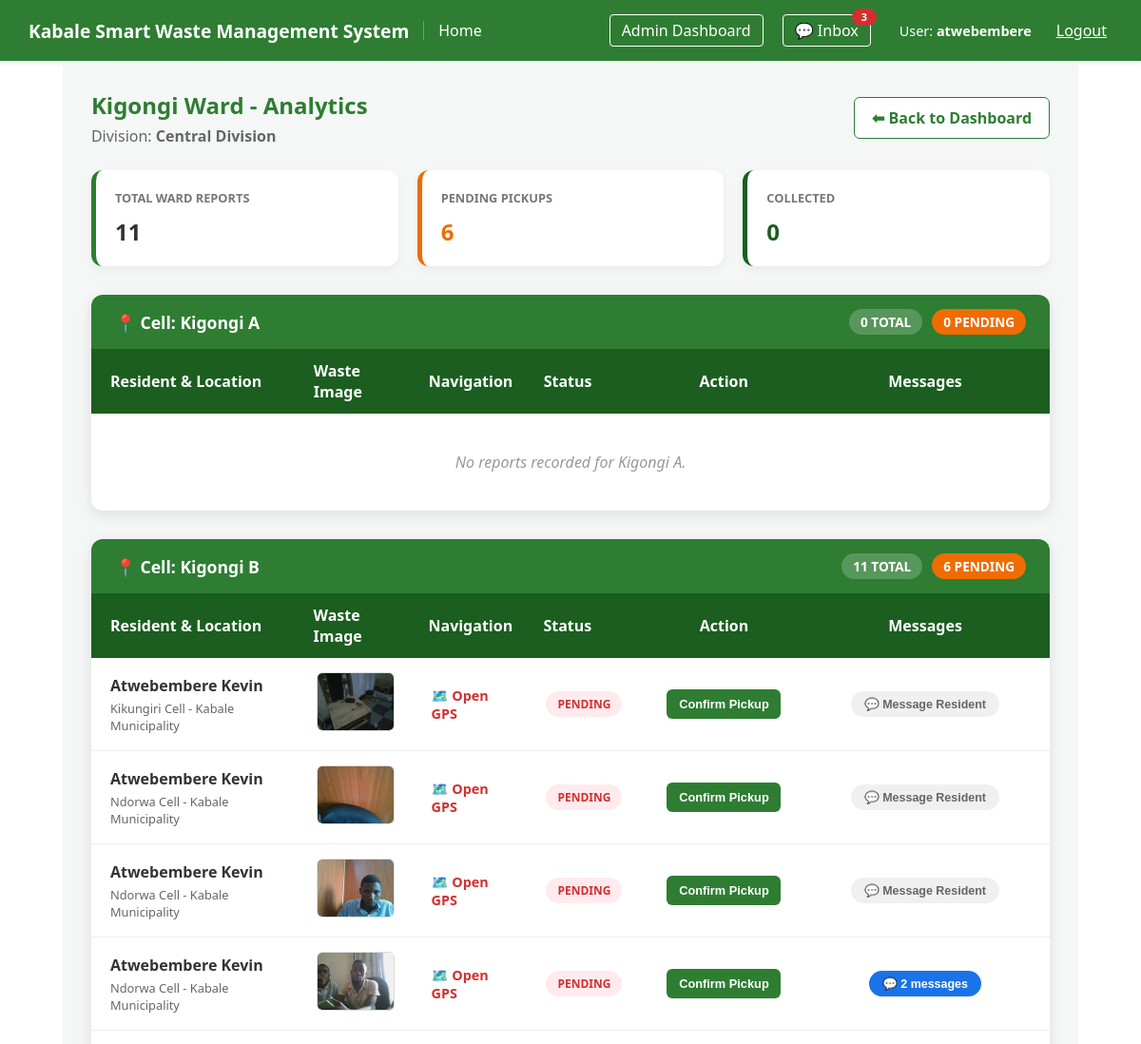
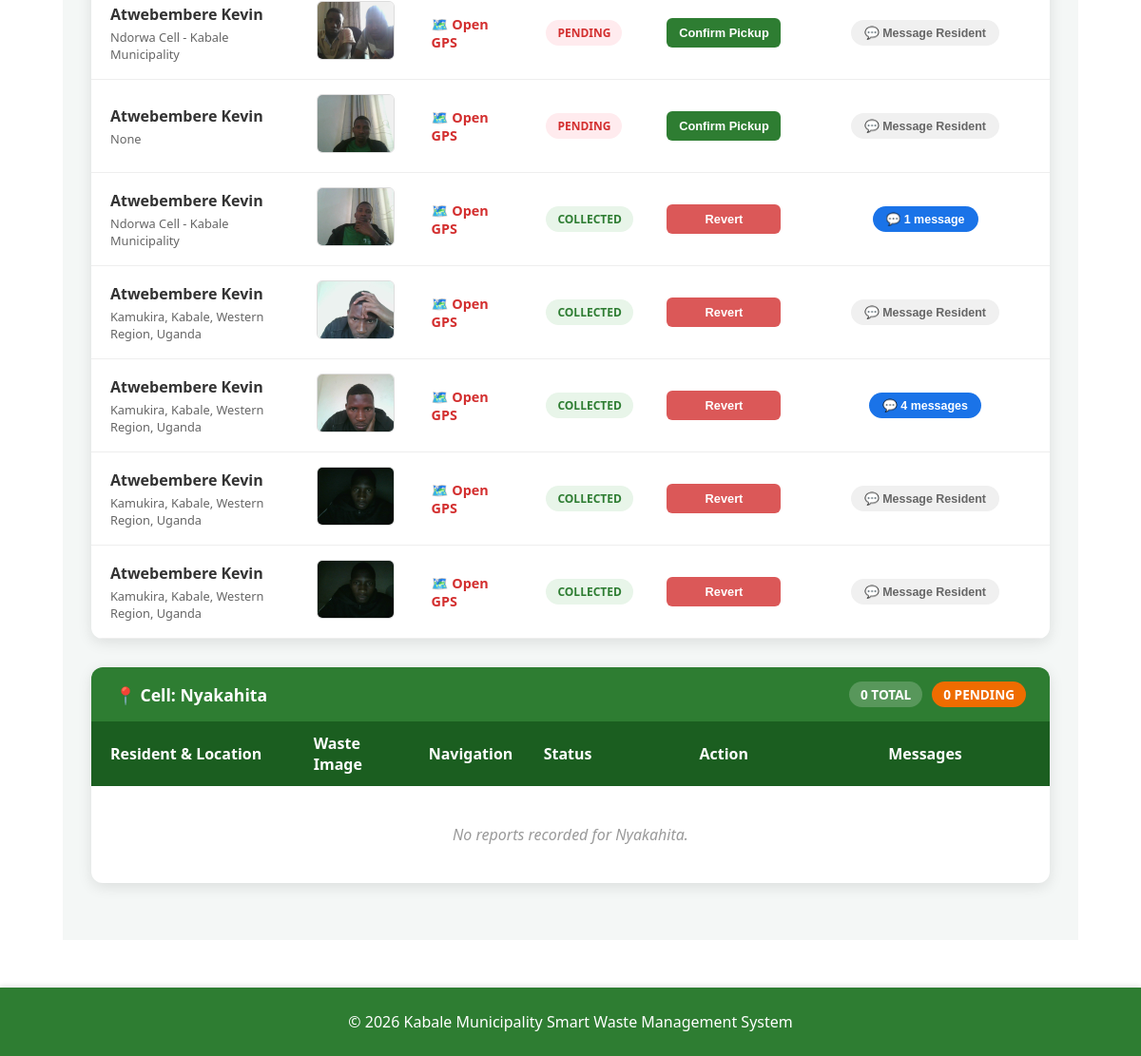
Page /users/ward-detail/Central Division/Kigongi/ (signed in) on the committed database (2 pictures, top to bottom).
### users/models.py (models this page shows, shortened)
class User(AbstractUser):
    full_name = models.CharField(max_length=255, null=True, blank=True)
    DIVISION_CHOICES = [
        ('Central Division', 'Central Division'),
        ('Northern Division', 'Northern Division'),
        ('Southern Division', 'Southern Division'),
    ]
    division = models.CharField(
        max_length=50,
        choices=DIVISION_CHOICES,
        null=True,
        blank=True
    )
    ward = models.CharField(max_length=100, null=True, blank=True)
    cell = models.CharField(max_length=100, null=True, blank=True)

class WasteReport(models.Model):
    STATUS_CHOICES = [
        ('pending', 'Pending'),
        ('collected', 'Collected'),
    ]
    user = models.ForeignKey(User, on_delete=models.CASCADE, related_name='reports')
    image = models.ImageField(upload_to='waste_images/')
    latitude = models.DecimalField(max_digits=22, decimal_places=16)
    longitude = models.DecimalField(max_digits=22, decimal_places=16)
    location_address = models.CharField(max_length=500, null=True, blank=True)
    status = models.CharField(max_length=20, choices=STATUS_CHOICES, default='pending')
    created_at = models.DateTimeField(auto_now_add=True)
    updated_at = models.DateTimeField(auto_now=True)
    class Meta:
        ordering = ['-created_at']

### users/views.py (the view)
# urls.py: path('ward-detail/<str:div_name>/<str:ward_name>/', views.WardDetailView.as_view(), name='ward_detail'),
class WardDetailView(UserPassesTestMixin, TemplateView):
    template_name = 'users/ward_detail.html'
    def test_func(self):
        return self.request.user.is_staff
    def get_context_data(self, **kwargs):
        context = super().get_context_data(**kwargs)
        div_name  = self.kwargs.get('div_name')
        ward_name = self.kwargs.get('ward_name')
        ward_reports   = WasteReport.objects.filter(user__division=div_name, user__ward=ward_name)
        ward_total     = ward_reports.count()
        ward_pending   = ward_reports.filter(status='pending').count()
        ward_collected = ward_reports.filter(status='picked').count()
        cells          = KABALE_HIERARCHY.get(div_name, {}).get(ward_name, [])
        cell_analytics = []
        for cell in cells:
            reports = ward_reports.filter(user__cell=cell).order_by('-created_at')
            for report in reports:
                report.google_map_url = f"https://www.google.com/maps?q={report.latitude},{report.longitude}"
            cell_analytics.append({
                'name':      cell,
                'total':     reports.count(),
                'pending':   reports.filter(status='pending').count(),
                'collected': reports.filter(status='picked').count(),
                'reports':   reports
            })
        context.update({
            'division':       div_name,
            'ward':           ward_name,
            'cell_analytics': cell_analytics,
            'ward_total':     ward_total,
            'ward_pending':   ward_pending,
            'ward_collected': ward_collected,
        })
        return context

### users/context_processors.py (called while the page is built)
def unread_message_count(request):
    if request.user.is_authenticated and request.user.is_staff:
        count = Message.objects.filter(recipient=request.user, is_read=False).count()
        return {'total_unread_messages': count}
    return {'total_unread_messages': 0}

### templates/users/ward_detail.html (shortened to what this page needs)
{% extends 'base.html' %}
{% block content %}
<div style="padding: 30px; background: #f4f7f6; min-height: 100vh;">
    <div style="display: flex; justify-content: space-between; align-items: center; margin-bottom: 25px;">
        <div>
            <h2 style="color: #2e7d32; margin: 0;">{{ ward }} Ward - Analytics</h2>
            <p style="color: #666; margin: 5px 0 0 0;">Division: <strong>{{ division }}</strong></p>
        </div>
        <a href="{% url 'admin_dashboard' %}" style="text-decoration: none; color: #2e7d32; font-weight: bold; padding: 10px 18px; background: white; border: 1px solid #2e7d32; border-radius: 6px; transition: 0.3s;">
            ⬅ Back to Dashboard
        </a>
    </div>
    <div style="display: grid; grid-template-columns: repeat(auto-fit, minmax(200px, 1fr)); gap: 20px; margin-bottom: 30px;">
        <div style="background: white; padding: 20px; border-radius: 12px; box-shadow: 0 4px 10px rgba(0,0,0,0.05); border-left: 5px solid #2e7d32;">
            <p style="color: #777; font-size: 0.8em; font-weight: bold; margin: 0;">TOTAL WARD REPORTS</p>
            <h2 style="margin: 10px 0 0 0; color: #333;">{{ ward_total }}</h2>
        </div>
        <div style="background: white; padding: 20px; border-radius: 12px; box-shadow: 0 4px 10px rgba(0,0,0,0.05); border-left: 5px solid #ef6c00;">
            <p style="color: #777; font-size: 0.8em; font-weight: bold; margin: 0;">PENDING PICKUPS</p>
            <h2 style="margin: 10px 0 0 0; color: #ef6c00;">{{ ward_pending }}</h2>
        </div>
        <div style="background: white; padding: 20px; border-radius: 12px; box-shadow: 0 4px 10px rgba(0,0,0,0.05); border-left: 5px solid #1b5e20;">
            <p style="color: #777; font-size: 0.8em; font-weight: bold; margin: 0;">COLLECTED</p>
            <h2 style="margin: 10px 0 0 0; color: #1b5e20;">{{ ward_collected }}</h2>
        </div>
    </div>
    {% for cell in cell_analytics %}
    <div style="background: white; border-radius: 12px; overflow: hidden; margin-bottom: 30px; box-shadow: 0 4px 15px rgba(0,0,0,0.1);">
        <div style="background: #2e7d32; color: white; padding: 15px 25px; display: flex; justify-content: space-between; align-items: center;">
            <h3 style="margin: 0; font-size: 1.1em;">📍 Cell: {{ cell.name }}</h3>
            <div style="display: flex; gap: 10px;">
                <span style="background: rgba(255,255,255,0.2); padding: 4px 12px; border-radius: 20px; font-size: 0.85em; font-weight: bold;">
                    {{ cell.total }} TOTAL
                </span>
                <span style="background: #ef6c00; padding: 4px 12px; border-radius: 20px; font-size: 0.85em; font-weight: bold;">
                    {{ cell.pending }} PENDING
                </span>
            </div>
        </div>
        <div style="overflow-x: auto; -webkit-overflow-scrolling: touch;">
            <table style="width: 100%; border-collapse: collapse; min-width: 700px;">
                <thead>
                    <tr style="background: #1b5e20; color: white; text-align: left;">
                        <th style="padding: 12px 20px; width: 22%;">Resident & Location</th>
                        <th style="padding: 12px; width: 12%;">Waste Image</th>
                        <th style="padding: 12px; width: 12%;">Navigation</th>
                        <th style="padding: 12px; width: 12%;">Status</th>
                        <th style="padding: 12px; text-align: center; width: 16%;">Action</th>
                        <th style="padding: 12px; text-align: center; width: 26%;">Messages</th>
                    </tr>
                </thead>
                <tbody>
                    {% for report in cell.reports %}
                    {% with msg_count=report.messages.count %}
                    <tr style="border-bottom: 1px solid #eee;">
                        <td style="padding: 15px 20px;">
                            <strong style="display: block; font-size: 1em; color: #333;">
                                {{ report.user.full_name|default:report.user.username }}
                            </strong>
                            <span style="color: #666; font-size: 0.8em; display: block; margin-top: 4px;">
                                {{ report.location_address|truncatechars:45 }}
                            </span>
                        </td>
                        <td style="padding: 15px;">
                            {% if report.image %}
                                <a href="{{ report.image.url }}" target="_blank" style="text-decoration: none;">
                                    <div style="position: relative; display: inline-block; overflow: hidden; border-radius: 6px; border: 1px solid #ddd;">
                                        <img src="{{ report.image.url }}" class="waste-thumbnail"
                                             style="width: 80px; height: 60px; object-fit: cover; display: block; transition: transform 0.3s ease;">
                                    </div>
                                </a>
                            {% else %}
                                <div style="width: 80px; height: 60px; background: #f9f9f9; border: 1px solid #eee; border-radius: 6px; display: flex; align-items: center; justify-content: center; font-size: 10px; color: #ccc;">
                                    No Image
                                </div>
                            {% endif %}
                        </td>
                        <td style="padding: 15px;">
                            <a href="https://www.google.com/maps?q={{ report.latitude }},{{ report.longitude }}"
                               target="_blank"
                               style="color: #d32f2f; text-decoration: none; font-weight: bold; font-size: 0.9em; display: flex; align-items: center; gap: 4px;">
                               🗺️ Open GPS
                            </a>
                        </td>
                        <td style="padding: 15px;">
                            <span style="padding: 5px 12px; border-radius: 20px; font-size: 0.75em; font-weight: 800; display: inline-block;
                                {% if report.status == 'pending' %}background: #ffebee; color: #d32f2f;
                                {% else %}background: #e8f5e9; color: #2e7d32;{% endif %}">
                                {{ report.status|upper }}
                            </span>
                        </td>
                        <td style="padding: 15px; text-align: center;">
                            <form method="POST" action="{% url 'update_waste_status' report.id %}">
                                {% if report.status == 'pending' %}
                                    <button type="submit" class="btn-action btn-collect">Confirm Pickup</button>
                                {% else %}
                                    <button type="submit" class="btn-action btn-undo">Revert</button>
                                {% endif %}
                            </form>
                        </td>
                        <td style="padding: 15px; text-align: center;">
                            <button onclick="toggleThread('wd-thread-{{ report.id }}')"
                                style="background: {% if msg_count > 0 %}#1a73e8{% else %}#f0f0f0{% endif %};
                                       color: {% if msg_count > 0 %}white{% else %}#666{% endif %};
                                       border: none; padding: 6px 14px; border-radius: 20px;
                                       cursor: pointer; font-size: 0.78em; font-weight: bold;
                                       white-space: nowrap; transition: background 0.2s;">
                                💬 {% if msg_count > 0 %}{{ msg_count }} message{{ msg_count|pluralize }}{% else %}Message Resident{% endif %}
                            </button>
                        </td>
                    </tr>
                    {% endwith %}
                    {% empty %}
                    <tr>
                        <td colspan="6" style="padding: 40px; text-align: center; color: #999; font-style: italic;">
                            No reports recorded for {{ cell.name }}.
                        </td>
                    </tr>
                    {% endfor %}
                </tbody>
            </table>
        </div>
    </div>
    {% empty %}
    <div style="text-align: center; padding: 60px; background: white; border-radius: 12px; border: 1px dashed #ccc;">
        <h3 style="color: #999;">No cell data available for {{ ward }}.</h3>
    </div>
    {% endfor %}
</div>
{% endblock %}

### templates/base.html (shortened to what this page needs)
<!DOCTYPE html>
<html lang="en">
<head>
</head>
<body>
<nav style="display: flex; justify-content: space-between; align-items: center; padding: 15px 30px; background: #2e7d32; color: white; box-shadow: 0 2px 5px rgba(0,0,0,0.1);">
    <div style="display: flex; align-items: center;">
        <a href="{% url 'home' %}" class="nav-title" style="color: white; font-size: 1.2em; font-weight: bold;">
            Kabale Smart Waste Management System
        </a>
        <span class="nav-link-separator"></span>
        <a href="{% url 'home' %}" class="nav-home-link" style="color: white; font-size: 1em;">Home</a>
    </div>
    <div class="nav-right" id="navRight">
        {% if user.is_authenticated %}
            {% if user.is_staff %}
                <a href="{% url 'admin_dashboard' %}" style="color: white; border: 1px solid white; padding: 5px 12px; border-radius: 4px;">
                    Admin Dashboard
                </a>
                <a href="{% url 'admin_inbox' %}" class="nav-inbox-btn">
                    💬 Inbox
                    {% if total_unread_messages > 0 %}
                        <span class="inbox-badge">{{ total_unread_messages }}</span>
                    {% endif %}
                </a>
            {% else %}
                <a href="{% url 'resident_dashboard' %}" style="color: white; border: 1px solid white; padding: 5px 12px; border-radius: 4px;">My Reports</a>
                <a href="{% url 'report_waste' %}" style="color: #ffd700; font-weight: bold;">+ Report Waste</a>
            {% endif %}
            <span class="nav-user-info" style="margin-left: 10px; font-size: 0.9em; color: white;">
                User: <strong>{{ user.username }}</strong>
            </span>
            <form action="{% url 'logout' %}" method="post" style="display: inline;">
                <button type="submit" style="background: none; border: none; color: white; cursor: pointer; text-decoration: underline; font-family: inherit; font-size: 1em;">
                    Logout
                </button>
            </form>
        {% else %}
            <a href="{% url 'login' %}" style="color: white;">Login</a>
            <a href="{% url 'register' %}" style="background: white; color: #2e7d32; padding: 6px 15px; border-radius: 4px; font-weight: bold;">Register</a>
        {% endif %}
    </div>
</nav>
<div class="container">
    {% block content %}
    {% endblock %}
</div>
<footer class="site-footer">
    <div style="max-width: 1200px; margin: auto;">
        &copy; 2026 Kabale Municipality Smart Waste Management System
    </div>
</footer>
</body>
</html>

### templates/base.html (style rules this page uses)
body { font-family: 'Segoe UI', Tahoma, Geneva, Verdana, sans-serif; margin: 0; background-color: #ffffff; display: flex; flex-direction: column; min-height: 100vh; }
nav a { text-decoration: none; transition: opacity 0.3s; }
.container { max-width: 1200px; margin: auto; background: transparent; flex: 1; }
.nav-link-separator { border-left: 1px solid rgba(255,255,255,0.3); margin-left: 15px; padding-left: 15px; height: 20px; display: inline-block; vertical-align: middle; }
.site-footer { background-color: #2e7d32; color: white; text-align: center; padding: 25px 30px; margin-top: 50px; box-shadow: 0 -2px 5px rgba(0,0,0,0.1); }
.nav-inbox-btn { position: relative; color: white; border: 1px solid white; padding: 5px 12px; border-radius: 4px; text-decoration: none; font-size: 1em; transition: opacity 0.3s; }
.inbox-badge { position: absolute; top: -7px; right: -7px; background: #d32f2f; color: white; font-size: 0.68em; font-weight: bold; padding: 2px 5px; border-radius: 10px; line-height: 1.3; min-width: 16px; text-align: center; }
.nav-right { display: flex; align-items: center; gap: 20px; }

### templates/users/ward_detail.html (style rules this page uses)
.btn-action { padding: 8px 12px; border-radius: 6px; font-weight: bold; cursor: pointer; border: none; width: 120px; font-size: 0.8em; transition: all 0.2s ease; }
.btn-collect { background: #2e7d32; color: white; }
.btn-undo { background: #d32f2f; color: white; opacity: 0.8; }

### rows in the picture
User: username "atwebembere"
User: ward "Kigongi", division "Central Division"
WasteReport: user.full_name "Atwebembere Kevin", location_address "Kikungiri Cell - Kabale Municipality", image (picture), status "PENDING", shows "Confirm Pickup", shows "Message Resident"
WasteReport: user.full_name "Atwebembere Kevin", location_address "Ndorwa Cell - Kabale Municipality", image (picture), status "PENDING", shows "Confirm Pickup", shows "Message Resident"
WasteReport: user.full_name "Atwebembere Kevin", location_address "Ndorwa Cell - Kabale Municipality", image (picture), status "PENDING", shows "Confirm Pickup", shows "Message Resident"
WasteReport: user.full_name "Atwebembere Kevin", location_address "Ndorwa Cell - Kabale Municipality", image (picture), status "PENDING", shows "Confirm Pickup", messages.count "2"
WasteReport: user.full_name "Atwebembere Kevin", location_address "Ndorwa Cell - Kabale Municipality", image (picture), status "PENDING", shows "Confirm Pickup", shows "Message Resident"
WasteReport: user.full_name "Atwebembere Kevin", location_address "None", image (picture), status "PENDING", shows "Confirm Pickup", shows "Message Resident"
WasteReport: user.full_name "Atwebembere Kevin", location_address "Ndorwa Cell - Kabale Municipality", image (picture), status "COLLECTED", shows "Revert", messages.count "1"
WasteReport: user.full_name "Atwebembere Kevin", location_address "Kamukira, Kabale, Western Region, Uganda", image (picture), status "COLLECTED", shows "Revert", shows "Message Resident"
WasteReport: user.full_name "Atwebembere Kevin", location_address "Kamukira, Kabale, Western Region, Uganda", image (picture), status "COLLECTED", shows "Revert", messages.count "4"
WasteReport: user.full_name "Atwebembere Kevin", location_address "Kamukira, Kabale, Western Region, Uganda", image (picture), status "COLLECTED", shows "Revert", shows "Message Resident"
WasteReport: user.full_name "Atwebembere Kevin", location_address "Kamukira, Kabale, Western Region, Uganda", image (picture), status "COLLECTED", shows "Revert", shows "Message Resident"

### other values in the picture
{{ total_unread_messages }} "3"
{{ ward_total }} "11"
{{ ward_pending }} "6"
{{ ward_collected }} "0"
{{ cell.name }} "Kigongi A" "Kigongi B" "Nyakahita"
{{ cell.total }} "0" "11" "0"
{{ cell.pending }} "0" "6" "0"
{{ cell.name }} "Kigongi A" "Nyakahita"
